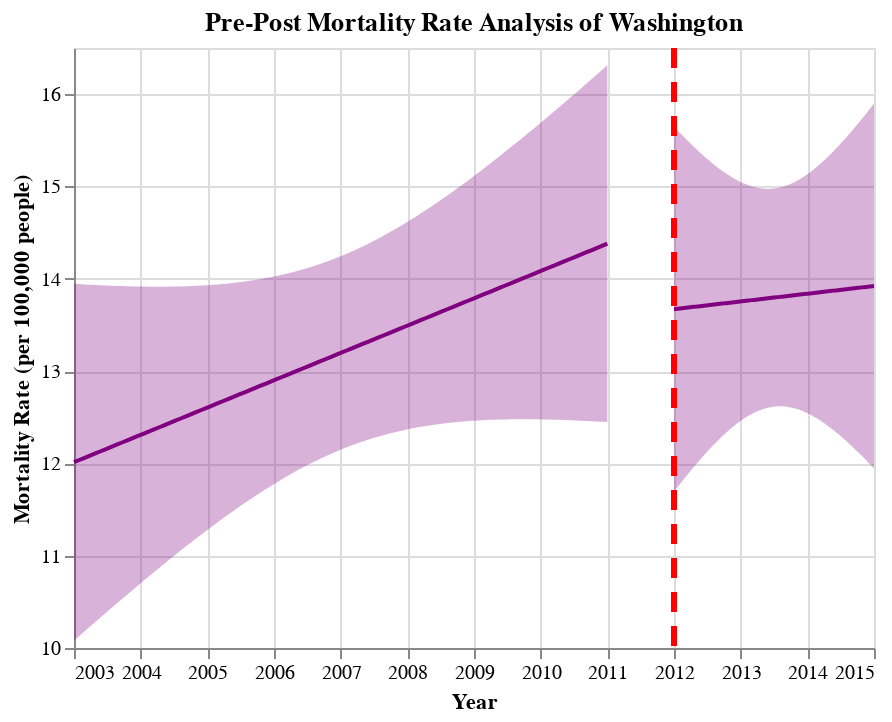

The code cell stored with this chart in its notebook:
### Code cell
## Generate Pre-Post Graphs for WA
fit, reg_chart_pre_WA = get_reg_fit_WA(
    death_data_WA_subset_grouped_pre, 
    yvar="average_deaths_state", 
    xvar="YEAR", 
    alpha=0.05
)

fit, reg_chart_post_WA = get_reg_fit_WA(
    death_data_WA_subset_grouped_post, 
    yvar="average_deaths_state", 
    xvar="YEAR", 
    alpha=0.05
)

## Create line post-policy implementation
line_2012 = alt.Chart(pd.DataFrame({'x': [2012]})).mark_rule(strokeDash=[10, 7], color = "red", strokeWidth=3).encode(x='x')

## Generate final pre-post graph for WA
pre_post_WA = reg_chart_pre_WA + reg_chart_post_WA + line_2012
pre_post_WA.properties(title="Pre-Post Mortality Rate Analysis of Washington")

### Figure 1 — Vega-Lite specification as saved in the notebook (floating-point values rounded to 4 significant figures)
{"config": {"view": {"continuousWidth": 400, "continuousHeight": 300}}, "layer": [{"mark": {"type": "errorband", "color": "purple"}, "encoding": {"x": {"field": "YEAR", "type": "quantitative"}, "y": {"field": "ci_low", "title": "", "type": "quantitative"}, "y2": {"field": "ci_high"}}}, {"mark": {"type": "line", "color": "purple"}, "encoding": {"x": {"axis": {"format": "T", "title": "Year"}, "field": "YEAR", "scale": {"zero": false}, "type": "quantitative"}, "y": {"field": "average_deaths_state", "scale": {"zero": false}, "title": "Mortality Rate (per 100,000 people)", "type": "quantitative"}}}, {"layer": [{"mark": {"type": "errorband", "color": "purple"}, "encoding": {"x": {"field": "YEAR", "type": "quantitative"}, "y": {"field": "ci_low", "title": "", "type": "quantitative"}, "y2": {"field": "ci_high"}}}, {"mark": {"type": "line", "color": "purple"}, "encoding": {"x": {"axis": {"format": "T", "title": "Year"}, "field": "YEAR", "scale": {"zero": false}, "type": "quantitative"}, "y": {"field": "average_deaths_state", "scale": {"zero": false}, "title": "Mortality Rate (per 100,000 people)", "type": "quantitative"}}}], "data": {"name": "data-99b9274317d7a99ba029af12f8b625fc"}}, {"data": {"name": "data-093671e60d609957934f7032375c92d9"}, "mark": {"type": "rule", "color": "red", "strokeDash": [10, 7], "strokeWidth": 3}, "encoding": {"x": {"field": "x", "type": "quantitative"}}}], "data": {"name": "data-12ceacf7dcd4a85156b8191dedd6356f"}, "title": "Pre-Post Mortality Rate Analysis of Washington", "$schema": "https://vega.github.io/schema/vega-lite/v4.17.0.json", "datasets": {"data-12ceacf7dcd4a85156b8191dedd6356f": [{"YEAR": 2003.0, "average_deaths_state": 12.01, "ci_low": 10.08, "ci_high": 13.95}, {"YEAR": 2003.0, "average_deaths_state": 12.04, "ci_low": 10.13, "ci_high": 13.94}, {"YEAR": 2003.0, "average_deaths_state": 12.06, "ci_low": 10.18, "ci_high": 13.94}, {"YEAR": 2003.0, "average_deaths_state": 12.08, "ci_low": 10.23, "ci_high": 13.94}, {"YEAR": 2003.0, "average_deaths_state": 12.11, "ci_low": 10.28, "ci_high": 13.93}, {"YEAR": 2003.0, "average_deaths_state": 12.13, "ci_low": 10.33, "ci_high": 13.93}, {"YEAR": 2003.0, "average_deaths_state": 12.16, "ci_low": 10.38, "ci_high": 13.93}, {"YEAR": 2004.0, "average_deaths_state": 12.18, "ci_low": 10.43, "ci_high": 13.92}, {"YEAR": 2004.0, "average_deaths_state": 12.2, "ci_low": 10.48, "ci_high": 13.92}, {"YEAR": 2004.0, "average_deaths_state": 12.23, "ci_low": 10.53, "ci_high": 13.92}, {"YEAR": 2004.0, "average_deaths_state": 12.25, "ci_low": 10.58, "ci_high": 13.92}, {"YEAR": 2004.0, "average_deaths_state": 12.27, "ci_low": 10.63, "ci_high": 13.92}, {"YEAR": 2004.0, "average_deaths_state": 12.3, "ci_low": 10.68, "ci_high": 13.92}, {"YEAR": 2004.0, "average_deaths_state": 12.32, "ci_low": 10.73, "ci_high": 13.92}, {"YEAR": 2004.0, "average_deaths_state": 12.34, "ci_low": 10.77, "ci_high": 13.91}, {"YEAR": 2004.0, "average_deaths_state": 12.37, "ci_low": 10.82, "ci_high": 13.91}, {"YEAR": 2004.0, "average_deaths_state": 12.39, "ci_low": 10.87, "ci_high": 13.91}, {"YEAR": 2004.0, "average_deaths_state": 12.42, "ci_low": 10.92, "ci_high": 13.91}, {"YEAR": 2004.0, "average_deaths_state": 12.44, "ci_low": 10.96, "ci_high": 13.91}, {"YEAR": 2005.0, "average_deaths_state": 12.46, "ci_low": 11.01, "ci_high": 13.92}, {"YEAR": 2005.0, "average_deaths_state": 12.49, "ci_low": 11.06, "ci_high": 13.92}, {"YEAR": 2005.0, "average_deaths_state": 12.51, "ci_low": 11.1, "ci_high": 13.92}, {"YEAR": 2005.0, "average_deaths_state": 12.53, "ci_low": 11.15, "ci_high": 13.92}, {"YEAR": 2005.0, "average_deaths_state": 12.56, "ci_low": 11.19, "ci_high": 13.92}, {"YEAR": 2005.0, "average_deaths_state": 12.58, "ci_low": 11.24, "ci_high": 13.93}, {"YEAR": 2005.0, "average_deaths_state": 12.6, "ci_low": 11.28, "ci_high": 13.93}, {"YEAR": 2005.0, "average_deaths_state": 12.63, "ci_low": 11.32, "ci_high": 13.93}, {"YEAR": 2005.0, "average_deaths_state": 12.65, "ci_low": 11.37, "ci_high": 13.94}, {"YEAR": 2005.0, "average_deaths_state": 12.68, "ci_low": 11.41, "ci_high": 13.94}, {"YEAR": 2005.0, "average_deaths_state": 12.7, "ci_low": 11.45, "ci_high": 13.95}, {"YEAR": 2005.0, "average_deaths_state": 12.72, "ci_low": 11.49, "ci_high": 13.96}, {"YEAR": 2005.0, "average_deaths_state": 12.75, "ci_low": 11.53, "ci_high": 13.96}, {"YEAR": 2006.0, "average_deaths_state": 12.77, "ci_low": 11.57, "ci_high": 13.97}, {"YEAR": 2006.0, "average_deaths_state": 12.79, "ci_low": 11.61, "ci_high": 13.98}, {"YEAR": 2006.0, "average_deaths_state": 12.82, "ci_low": 11.65, "ci_high": 13.99}, {"YEAR": 2006.0, "average_deaths_state": 12.84, "ci_low": 11.69, "ci_high": 14.0}, {"YEAR": 2006.0, "average_deaths_state": 12.87, "ci_low": 11.72, "ci_high": 14.01}, {"YEAR": 2006.0, "average_deaths_state": 12.89, "ci_low": 11.76, "ci_high": 14.02}, {"YEAR": 2006.0, "average_deaths_state": 12.91, "ci_low": 11.79, "ci_high": 14.03}, {"YEAR": 2006.0, "average_deaths_state": 12.94, "ci_low": 11.83, "ci_high": 14.04}, {"YEAR": 2006.0, "average_deaths_state": 12.96, "ci_low": 11.86, "ci_high": 14.06}, {"YEAR": 2006.0, "average_deaths_state": 12.98, "ci_low": 11.9, "ci_high": 14.07}, {"YEAR": 2006.0, "average_deaths_state": 13.01, "ci_low": 11.93, "ci_high": 14.09}, {"YEAR": 2006.0, "average_deaths_state": 13.03, "ci_low": 11.96, "ci_high": 14.1}, {"YEAR": 2007.0, "average_deaths_state": 13.05, "ci_low": 11.99, "ci_high": 14.12}, {"YEAR": 2007.0, "average_deaths_state": 13.08, "ci_low": 12.02, "ci_high": 14.14}, {"YEAR": 2007.0, "average_deaths_state": 13.1, "ci_low": 12.05, "ci_high": 14.16}, {"YEAR": 2007.0, "average_deaths_state": 13.13, "ci_low": 12.07, "ci_high": 14.18}, {"YEAR": 2007.0, "average_deaths_state": 13.15, "ci_low": 12.1, "ci_high": 14.2}, {"YEAR": 2007.0, "average_deaths_state": 13.17, "ci_low": 12.12, "ci_high": 14.22}, {"YEAR": 2007.0, "average_deaths_state": 13.2, "ci_low": 12.15, "ci_high": 14.24}, {"YEAR": 2007.0, "average_deaths_state": 13.22, "ci_low": 12.17, "ci_high": 14.27}, {"YEAR": 2007.0, "average_deaths_state": 13.24, "ci_low": 12.19, "ci_high": 14.29}, {"YEAR": 2007.0, "average_deaths_state": 13.27, "ci_low": 12.21, "ci_high": 14.32}, {"YEAR": 2007.0, "average_deaths_state": 13.29, "ci_low": 12.23, "ci_high": 14.35}, {"YEAR": 2007.0, "average_deaths_state": 13.31, "ci_low": 12.25, "ci_high": 14.38}, {"YEAR": 2007.0, "average_deaths_state": 13.34, "ci_low": 12.27, "ci_high": 14.4}, {"YEAR": 2008.0, "average_deaths_state": 13.36, "ci_low": 12.29, "ci_high": 14.43}, {"YEAR": 2008.0, "average_deaths_state": 13.39, "ci_low": 12.31, "ci_high": 14.47}, {"YEAR": 2008.0, "average_deaths_state": 13.41, "ci_low": 12.32, "ci_high": 14.5}, {"YEAR": 2008.0, "average_deaths_state": 13.43, "ci_low": 12.34, "ci_high": 14.53}, {"YEAR": 2008.0, "average_deaths_state": 13.46, "ci_low": 12.35, "ci_high": 14.56}, {"YEAR": 2008.0, "average_deaths_state": 13.48, "ci_low": 12.36, "ci_high": 14.6}, {"YEAR": 2008.0, "average_deaths_state": 13.5, "ci_low": 12.37, "ci_high": 14.63}, {"YEAR": 2008.0, "average_deaths_state": 13.53, "ci_low": 12.39, "ci_high": 14.67}, {"YEAR": 2008.0, "average_deaths_state": 13.55, "ci_low": 12.4, "ci_high": 14.71}, {"YEAR": 2008.0, "average_deaths_state": 13.58, "ci_low": 12.41, "ci_high": 14.74}, {"YEAR": 2008.0, "average_deaths_state": 13.6, "ci_low": 12.41, "ci_high": 14.78}, {"YEAR": 2008.0, "average_deaths_state": 13.62, "ci_low": 12.42, "ci_high": 14.82}, {"YEAR": 2009.0, "average_deaths_state": 13.65, "ci_low": 12.43, "ci_high": 14.86}, {"YEAR": 2009.0, "average_deaths_state": 13.67, "ci_low": 12.44, "ci_high": 14.9}, {"YEAR": 2009.0, "average_deaths_state": 13.69, "ci_low": 12.44, "ci_high": 14.94}, {"YEAR": 2009.0, "average_deaths_state": 13.72, "ci_low": 12.45, "ci_high": 14.99}, {"YEAR": 2009.0, "average_deaths_state": 13.74, "ci_low": 12.45, "ci_high": 15.03}, {"YEAR": 2009.0, "average_deaths_state": 13.76, "ci_low": 12.46, "ci_high": 15.07}, {"YEAR": 2009.0, "average_deaths_state": 13.79, "ci_low": 12.46, "ci_high": 15.11}, {"YEAR": 2009.0, "average_deaths_state": 13.81, "ci_low": 12.47, "ci_high": 15.16}, {"YEAR": 2009.0, "average_deaths_state": 13.84, "ci_low": 12.47, "ci_high": 15.2}, {"YEAR": 2009.0, "average_deaths_state": 13.86, "ci_low": 12.47, "ci_high": 15.25}, {"YEAR": 2009.0, "average_deaths_state": 13.88, "ci_low": 12.47, "ci_high": 15.29}, {"YEAR": 2009.0, "average_deaths_state": 13.91, "ci_low": 12.48, "ci_high": 15.34}, {"YEAR": 2009.0, "average_deaths_state": 13.93, "ci_low": 12.48, "ci_high": 15.38}, {"YEAR": 2010.0, "average_deaths_state": 13.95, "ci_low": 12.48, "ci_high": 15.43}, {"YEAR": 2010.0, "average_deaths_state": 13.98, "ci_low": 12.48, "ci_high": 15.48}, {"YEAR": 2010.0, "average_deaths_state": 14.0, "ci_low": 12.48, "ci_high": 15.52}, {"YEAR": 2010.0, "average_deaths_state": 14.02, "ci_low": 12.48, "ci_high": 15.57}, {"YEAR": 2010.0, "average_deaths_state": 14.05, "ci_low": 12.48, "ci_high": 15.62}, {"YEAR": 2010.0, "average_deaths_state": 14.07, "ci_low": 12.48, "ci_high": 15.67}, {"YEAR": 2010.0, "average_deaths_state": 14.1, "ci_low": 12.48, "ci_high": 15.71}, {"YEAR": 2010.0, "average_deaths_state": 14.12, "ci_low": 12.48, "ci_high": 15.76}, {"YEAR": 2010.0, "average_deaths_state": 14.14, "ci_low": 12.47, "ci_high": 15.81}, {"YEAR": 2010.0, "average_deaths_state": 14.17, "ci_low": 12.47, "ci_high": 15.86}, {"YEAR": 2010.0, "average_deaths_state": 14.19, "ci_low": 12.47, "ci_high": 15.91}, {"YEAR": 2010.0, "average_deaths_state": 14.21, "ci_low": 12.47, "ci_high": 15.96}, {"YEAR": 2011.0, "average_deaths_state": 14.24, "ci_low": 12.47, "ci_high": 16.01}, {"YEAR": 2011.0, "average_deaths_state": 14.26, "ci_low": 12.46, "ci_high": 16.06}, {"YEAR": 2011.0, "average_deaths_state": 14.29, "ci_low": 12.46, "ci_high": 16.11}, {"YEAR": 2011.0, "average_deaths_state": 14.31, "ci_low": 12.46, "ci_high": 16.16}, {"YEAR": 2011.0, "average_deaths_state": 14.33, "ci_low": 12.45, "ci_high": 16.21}, {"YEAR": 2011.0, "average_deaths_state": 14.36, "ci_low": 12.45, "ci_high": 16.26}, {"YEAR": 2011.0, "average_deaths_state": 14.38, "ci_low": 12.45, "ci_high": 16.31}], "data-99b9274317d7a99ba029af12f8b625fc": [{"YEAR": 2012.0, "average_deaths_state": 13.67, "ci_low": 11.69, "ci_high": 15.65}, {"YEAR": 2012.0, "average_deaths_state": 13.67, "ci_low": 11.72, "ci_high": 15.62}, {"YEAR": 2012.0, "average_deaths_state": 13.68, "ci_low": 11.75, "ci_high": 15.6}, {"YEAR": 2012.0, "average_deaths_state": 13.68, "ci_low": 11.78, "ci_high": 15.58}, {"YEAR": 2012.0, "average_deaths_state": 13.68, "ci_low": 11.8, "ci_high": 15.56}, {"YEAR": 2012.0, "average_deaths_state": 13.68, "ci_low": 11.83, "ci_high": 15.53}, {"YEAR": 2012.0, "average_deaths_state": 13.69, "ci_low": 11.86, "ci_high": 15.51}, {"YEAR": 2012.0, "average_deaths_state": 13.69, "ci_low": 11.88, "ci_high": 15.49}, {"YEAR": 2012.0, "average_deaths_state": 13.69, "ci_low": 11.91, "ci_high": 15.47}, {"YEAR": 2012.0, "average_deaths_state": 13.69, "ci_low": 11.94, "ci_high": 15.45}, {"YEAR": 2012.0, "average_deaths_state": 13.7, "ci_low": 11.96, "ci_high": 15.43}, {"YEAR": 2012.0, "average_deaths_state": 13.7, "ci_low": 11.99, "ci_high": 15.41}, {"YEAR": 2012.0, "average_deaths_state": 13.7, "ci_low": 12.01, "ci_high": 15.39}, {"YEAR": 2012.0, "average_deaths_state": 13.7, "ci_low": 12.04, "ci_high": 15.37}, {"YEAR": 2012.0, "average_deaths_state": 13.71, "ci_low": 12.06, "ci_high": 15.35}, {"YEAR": 2012.0, "average_deaths_state": 13.71, "ci_low": 12.09, "ci_high": 15.33}, {"YEAR": 2012.0, "average_deaths_state": 13.71, "ci_low": 12.11, "ci_high": 15.31}, {"YEAR": 2013.0, "average_deaths_state": 13.71, "ci_low": 12.14, "ci_high": 15.29}, {"YEAR": 2013.0, "average_deaths_state": 13.72, "ci_low": 12.16, "ci_high": 15.27}, {"YEAR": 2013.0, "average_deaths_state": 13.72, "ci_low": 12.18, "ci_high": 15.25}, {"YEAR": 2013.0, "average_deaths_state": 13.72, "ci_low": 12.2, "ci_high": 15.24}, {"YEAR": 2013.0, "average_deaths_state": 13.72, "ci_low": 12.23, "ci_high": 15.22}, {"YEAR": 2013.0, "average_deaths_state": 13.73, "ci_low": 12.25, "ci_high": 15.2}, {"YEAR": 2013.0, "average_deaths_state": 13.73, "ci_low": 12.27, "ci_high": 15.19}, {"YEAR": 2013.0, "average_deaths_state": 13.73, "ci_low": 12.29, "ci_high": 15.17}, {"YEAR": 2013.0, "average_deaths_state": 13.73, "ci_low": 12.31, "ci_high": 15.16}, {"YEAR": 2013.0, "average_deaths_state": 13.74, "ci_low": 12.33, "ci_high": 15.14}, {"YEAR": 2013.0, "average_deaths_state": 13.74, "ci_low": 12.35, "ci_high": 15.13}, {"YEAR": 2013.0, "average_deaths_state": 13.74, "ci_low": 12.37, "ci_high": 15.11}, {"YEAR": 2013.0, "average_deaths_state": 13.74, "ci_low": 12.39, "ci_high": 15.1}, {"YEAR": 2013.0, "average_deaths_state": 13.75, "ci_low": 12.41, "ci_high": 15.09}, {"YEAR": 2013.0, "average_deaths_state": 13.75, "ci_low": 12.42, "ci_high": 15.07}, {"YEAR": 2013.0, "average_deaths_state": 13.75, "ci_low": 12.44, "ci_high": 15.06}, {"YEAR": 2013.0, "average_deaths_state": 13.75, "ci_low": 12.46, "ci_high": 15.05}, {"YEAR": 2013.0, "average_deaths_state": 13.76, "ci_low": 12.47, "ci_high": 15.04}, {"YEAR": 2013.0, "average_deaths_state": 13.76, "ci_low": 12.49, "ci_high": 15.03}, {"YEAR": 2013.0, "average_deaths_state": 13.76, "ci_low": 12.5, "ci_high": 15.02}, {"YEAR": 2013.0, "average_deaths_state": 13.76, "ci_low": 12.51, "ci_high": 15.01}, {"YEAR": 2013.0, "average_deaths_state": 13.77, "ci_low": 12.53, "ci_high": 15.01}, {"YEAR": 2013.0, "average_deaths_state": 13.77, "ci_low": 12.54, "ci_high": 15.0}, {"YEAR": 2013.0, "average_deaths_state": 13.77, "ci_low": 12.55, "ci_high": 14.99}, {"YEAR": 2013.0, "average_deaths_state": 13.77, "ci_low": 12.56, "ci_high": 14.99}, {"YEAR": 2013.0, "average_deaths_state": 13.78, "ci_low": 12.57, "ci_high": 14.98}, {"YEAR": 2013.0, "average_deaths_state": 13.78, "ci_low": 12.58, "ci_high": 14.98}, {"YEAR": 2013.0, "average_deaths_state": 13.78, "ci_low": 12.58, "ci_high": 14.98}, {"YEAR": 2013.0, "average_deaths_state": 13.78, "ci_low": 12.59, "ci_high": 14.98}, {"YEAR": 2013.0, "average_deaths_state": 13.79, "ci_low": 12.6, "ci_high": 14.97}, {"YEAR": 2013.0, "average_deaths_state": 13.79, "ci_low": 12.6, "ci_high": 14.97}, {"YEAR": 2013.0, "average_deaths_state": 13.79, "ci_low": 12.61, "ci_high": 14.97}, {"YEAR": 2013.0, "average_deaths_state": 13.79, "ci_low": 12.61, "ci_high": 14.98}, {"YEAR": 2013.0, "average_deaths_state": 13.8, "ci_low": 12.62, "ci_high": 14.98}, {"YEAR": 2014.0, "average_deaths_state": 13.8, "ci_low": 12.62, "ci_high": 14.98}, {"YEAR": 2014.0, "average_deaths_state": 13.8, "ci_low": 12.62, "ci_high": 14.98}, {"YEAR": 2014.0, "average_deaths_state": 13.8, "ci_low": 12.62, "ci_high": 14.99}, {"YEAR": 2014.0, "average_deaths_state": 13.81, "ci_low": 12.62, "ci_high": 14.99}, {"YEAR": 2014.0, "average_deaths_state": 13.81, "ci_low": 12.62, "ci_high": 15.0}, {"YEAR": 2014.0, "average_deaths_state": 13.81, "ci_low": 12.61, "ci_high": 15.01}, {"YEAR": 2014.0, "average_deaths_state": 13.81, "ci_low": 12.61, "ci_high": 15.02}, {"YEAR": 2014.0, "average_deaths_state": 13.82, "ci_low": 12.61, "ci_high": 15.02}, {"YEAR": 2014.0, "average_deaths_state": 13.82, "ci_low": 12.6, "ci_high": 15.03}, {"YEAR": 2014.0, "average_deaths_state": 13.82, "ci_low": 12.6, "ci_high": 15.04}, {"YEAR": 2014.0, "average_deaths_state": 13.82, "ci_low": 12.59, "ci_high": 15.06}, {"YEAR": 2014.0, "average_deaths_state": 13.83, "ci_low": 12.59, "ci_high": 15.07}, {"YEAR": 2014.0, "average_deaths_state": 13.83, "ci_low": 12.58, "ci_high": 15.08}, {"YEAR": 2014.0, "average_deaths_state": 13.83, "ci_low": 12.57, "ci_high": 15.09}, {"YEAR": 2014.0, "average_deaths_state": 13.83, "ci_low": 12.56, "ci_high": 15.11}, {"YEAR": 2014.0, "average_deaths_state": 13.84, "ci_low": 12.55, "ci_high": 15.12}, {"YEAR": 2014.0, "average_deaths_state": 13.84, "ci_low": 12.54, "ci_high": 15.14}, {"YEAR": 2014.0, "average_deaths_state": 13.84, "ci_low": 12.53, "ci_high": 15.15}, {"YEAR": 2014.0, "average_deaths_state": 13.84, "ci_low": 12.52, "ci_high": 15.17}, {"YEAR": 2014.0, "average_deaths_state": 13.85, "ci_low": 12.51, "ci_high": 15.19}, {"YEAR": 2014.0, "average_deaths_state": 13.85, "ci_low": 12.49, "ci_high": 15.2}, {"YEAR": 2014.0, "average_deaths_state": 13.85, "ci_low": 12.48, "ci_high": 15.22}, {"YEAR": 2014.0, "average_deaths_state": 13.85, "ci_low": 12.47, "ci_high": 15.24}, {"YEAR": 2014.0, "average_deaths_state": 13.86, "ci_low": 12.45, "ci_high": 15.26}, {"YEAR": 2014.0, "average_deaths_state": 13.86, "ci_low": 12.44, "ci_high": 15.28}, {"YEAR": 2014.0, "average_deaths_state": 13.86, "ci_low": 12.42, "ci_high": 15.3}, {"YEAR": 2014.0, "average_deaths_state": 13.86, "ci_low": 12.41, "ci_high": 15.32}, {"YEAR": 2014.0, "average_deaths_state": 13.87, "ci_low": 12.39, "ci_high": 15.34}, {"YEAR": 2014.0, "average_deaths_state": 13.87, "ci_low": 12.37, "ci_high": 15.37}, {"YEAR": 2014.0, "average_deaths_state": 13.87, "ci_low": 12.36, "ci_high": 15.39}, {"YEAR": 2014.0, "average_deaths_state": 13.87, "ci_low": 12.34, "ci_high": 15.41}, {"YEAR": 2014.0, "average_deaths_state": 13.88, "ci_low": 12.32, "ci_high": 15.43}, {"YEAR": 2014.0, "average_deaths_state": 13.88, "ci_low": 12.3, "ci_high": 15.46}, {"YEAR": 2015.0, "average_deaths_state": 13.88, "ci_low": 12.28, "ci_high": 15.48}, {"YEAR": 2015.0, "average_deaths_state": 13.88, "ci_low": 12.26, "ci_high": 15.5}, {"YEAR": 2015.0, "average_deaths_state": 13.89, "ci_low": 12.24, "ci_high": 15.53}, {"YEAR": 2015.0, "average_deaths_state": 13.89, "ci_low": 12.22, "ci_high": 15.55}, {"YEAR": 2015.0, "average_deaths_state": 13.89, "ci_low": 12.2, "ci_high": 15.58}, {"YEAR": 2015.0, "average_deaths_state": 13.89, "ci_low": 12.18, "ci_high": 15.6}, {"YEAR": 2015.0, "average_deaths_state": 13.9, "ci_low": 12.16, "ci_high": 15.63}, {"YEAR": 2015.0, "average_deaths_state": 13.9, "ci_low": 12.14, "ci_high": 15.66}, {"YEAR": 2015.0, "average_deaths_state": 13.9, "ci_low": 12.12, "ci_high": 15.68}, {"YEAR": 2015.0, "average_deaths_state": 13.9, "ci_low": 12.1, "ci_high": 15.71}, {"YEAR": 2015.0, "average_deaths_state": 13.91, "ci_low": 12.08, "ci_high": 15.73}, {"YEAR": 2015.0, "average_deaths_state": 13.91, "ci_low": 12.06, "ci_high": 15.76}, {"YEAR": 2015.0, "average_deaths_state": 13.91, "ci_low": 12.04, "ci_high": 15.79}, {"YEAR": 2015.0, "average_deaths_state": 13.91, "ci_low": 12.01, "ci_high": 15.82}, {"YEAR": 2015.0, "average_deaths_state": 13.92, "ci_low": 11.99, "ci_high": 15.84}, {"YEAR": 2015.0, "average_deaths_state": 13.92, "ci_low": 11.97, "ci_high": 15.87}, {"YEAR": 2015.0, "average_deaths_state": 13.92, "ci_low": 11.95, "ci_high": 15.9}], "data-093671e60d609957934f7032375c92d9": [{"x": 2012}]}}
